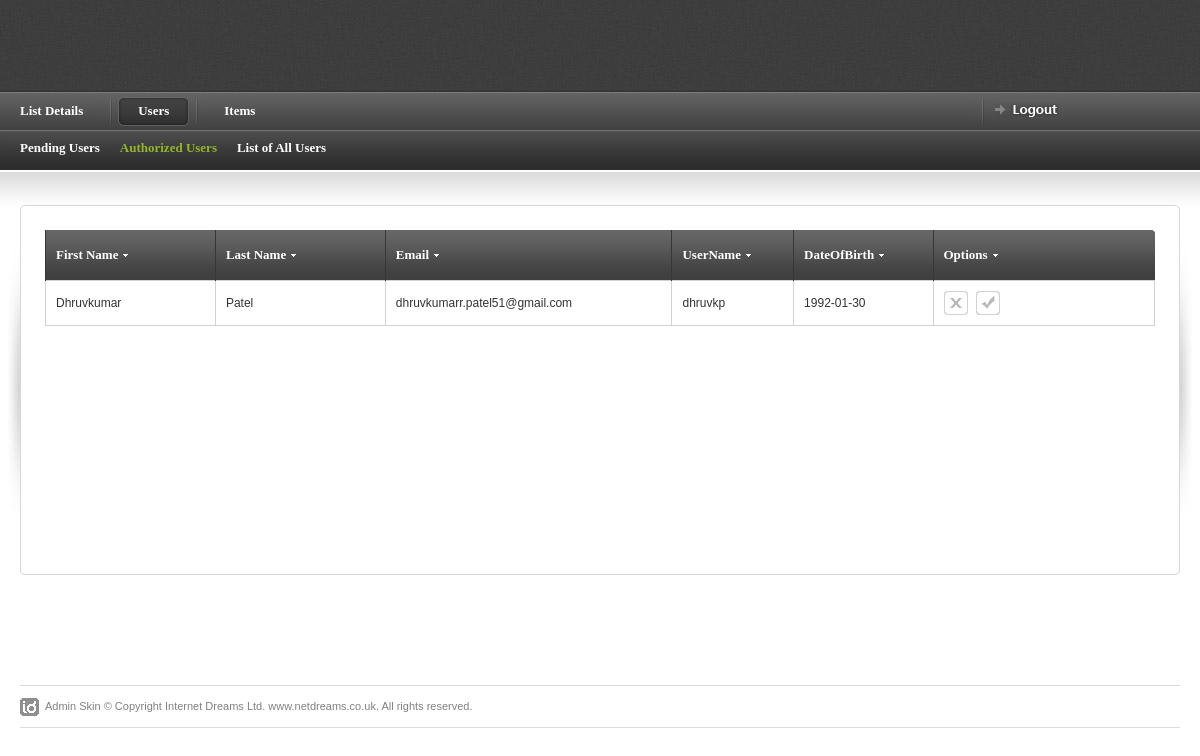
Page /Admin/display_users.php on the earlier database version.
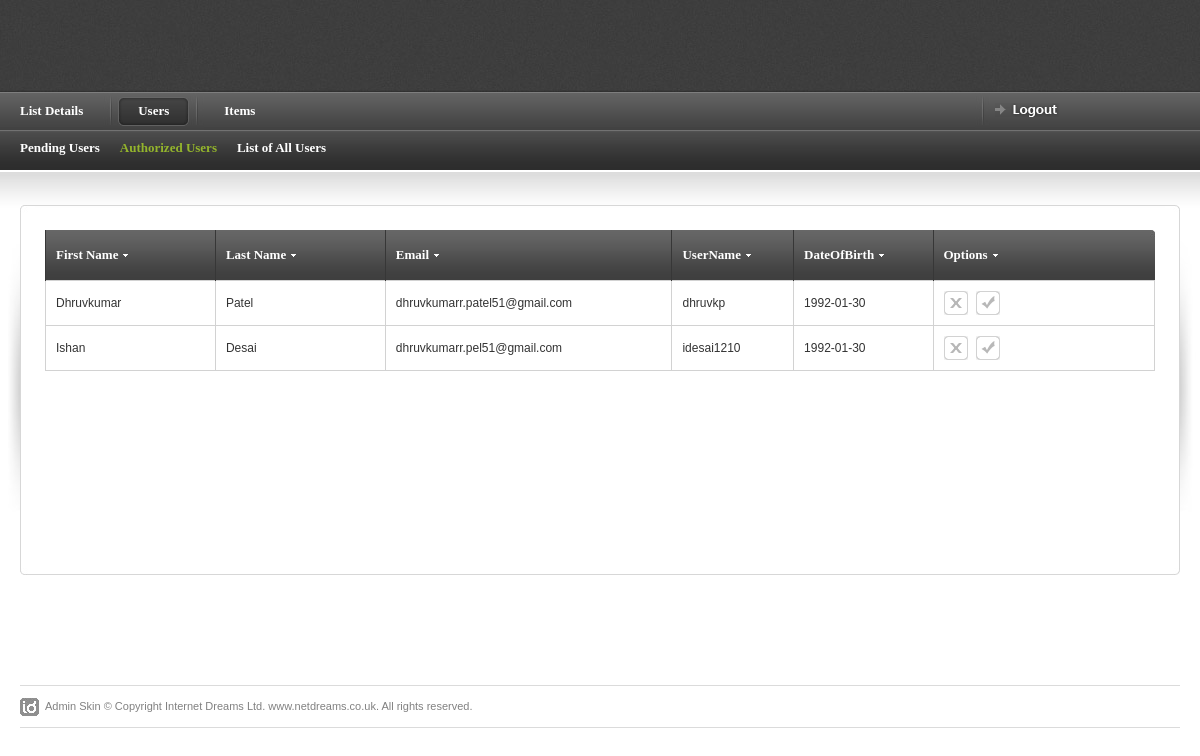
Same page on the later database version.
### tables this page shows
CREATE TABLE `User` (
  `user_id` int(11) NOT NULL,
  `firstname` varchar(255) NOT NULL,
  `lastname` varchar(255) NOT NULL,
  `address1` varchar(1023) NOT NULL,
  `address2` varchar(1023) NOT NULL,
  `zipcode` varchar(10) NOT NULL,
  `gender` enum('Male','Female','Other','') NOT NULL,
  `contact_no` varchar(15) NOT NULL,
  `dob` date NOT NULL,
  `email` varchar(255) NOT NULL,
  `username` varchar(255) NOT NULL,
  `password_hash` varchar(255) NOT NULL,
  `status` enum('under_review','active','inactive','') NOT NULL
);

### Admin/connection.php (called while the page is built, shortened)
<?php
$db =null;
 function query($sql_query)
 {
 	global $db;
 	$res=$db->query($sql_query);
 	return $res;
 }
 ?>

### Admin/display_users.php (the view, shortened to what this page needs)
<?php
	include 'header.php';
    include 'connection.php';
	$sql = "select firstname, lastname, email, username, dob  from User;";
	$result = query($sql);
?>
<div id="content-outer">
<div id="content">
	<table border="0" width="100%" cellpadding="0" cellspacing="0" id="content-table">
	<tr>
		<th rowspan="3" class="sized"><img src="images/shared/side_shadowleft.jpg" width="20" height="300" alt="" /></th>
		<th class="topleft"></th>
		<td id="tbl-border-top">&nbsp;</td>
		<th class="topright"></th>
		<th rowspan="3" class="sized"><img src="images/shared/side_shadowright.jpg" width="20" height="300" alt="" /></th>
	</tr>
	<tr>
		<td id="tbl-border-left"></td>
		<td>
		<div id="content-table-inner">
			<div id="table-content">
				<table border="0" width="100%" cellpadding="0" cellspacing="0" id="product-table">
				<tr>
					<th class="table-header-repeat line-left minwidth-1"><a href="">First Name</a>	</th>
					<th class="table-header-repeat line-left minwidth-1"><a href="">Last Name</a></th>
					<th class="table-header-repeat line-left"><a href="">Email</a></th>
					<th class="table-header-repeat line-left"><a href="">UserName</a></th>
					<th class="table-header-repeat line-left"><a href="">DateOfBirth</a></th>
					<th class="table-header-options line-left"><a href="">Options</a></th>
				</tr>
				<?php
				while($row = $result->fetch_assoc()) {
					echo "<tr>";
					echo"<td>".$row['firstname']."</td>";
					echo"<td>".$row['lastname']."</td>";
					echo"<td>".$row['email']."</td>";
					echo"<td>".$row['username']."</td>";
					echo"<td>".$row['dob']."</td>";
					echo"<td class='options-width'>";
					echo"<a href='' title='Edit' class='icon-2 info-tooltip'></a>";
					echo"<a href='' title='Edit' class='icon-5 info-tooltip'></a>";
					echo"</td>";
					echo "</tr>";
				} ?>
				</table>
			</div>
		</div>
		</td>
		<td id="tbl-border-right"></td>
	</tr>
	<tr>
		<th class="sized bottomleft"></th>
		<td id="tbl-border-bottom">&nbsp;</td>
		<th class="sized bottomright"></th>
	</tr>
	</table>
</div>
</div>
<?php
include 'footer.php';
?>

Differences in the rows shown:
added user: firstname "Ishan", lastname "Desai", email "dhruvkumarr.pel51@gmail.com", username "idesai1210", dob "1992-01-30"
